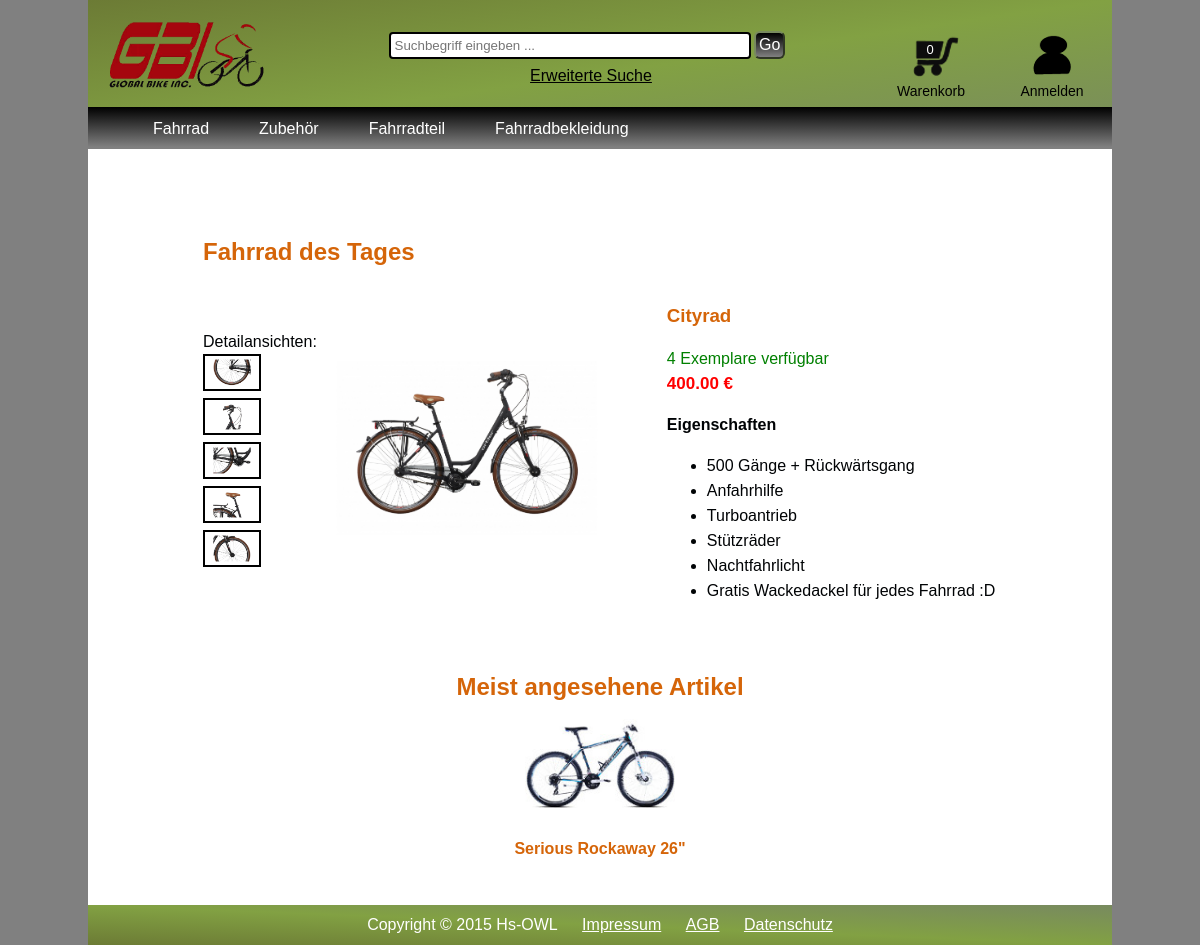
The page / on the database its author committed.
### tables this page shows
CREATE TABLE `produktkategorie` (
  `PTId` int(11) NOT NULL AUTO_INCREMENT,
  `Bezeichnung` varchar(50) DEFAULT NULL,
  PRIMARY KEY (`PTId`)
);

CREATE TABLE `produkte` (
  `PId` int(11) NOT NULL,
  `Artikel des Tages` enum('ja','nein') DEFAULT NULL,
  `Beschreibung` text,
  `bauart` int(11) DEFAULT NULL,
  `Preis` float(6,2) DEFAULT NULL,
  `Stand` datetime DEFAULT NULL,
  `Farbe` varchar(20) DEFAULT NULL,
  `Bezeichnung` varchar(50) DEFAULT NULL,
  `Verfuegbare Menge` int(11) DEFAULT NULL,
  `Menge Besuche` int(11) DEFAULT NULL,
  `geloescht` enum('ja','nein') DEFAULT NULL,
  `produktkategorie` int(11) DEFAULT NULL,
  `preis_alt` float(5,2) DEFAULT NULL,
  `groesse` tinyint(3) DEFAULT NULL,
  `bauvariante` enum('Herrenrad','Damenrad') DEFAULT NULL,
  `marke` varchar(50) DEFAULT NULL,
  `Eigenschaften` text,
  PRIMARY KEY (`PId`),
  KEY `bauart` (`bauart`),
  KEY `produktkategorie` (`produktkategorie`),
  CONSTRAINT `produkte_ibfk_1` FOREIGN KEY (`bauart`) REFERENCES `bauart` (`BId`),
  CONSTRAINT `produkte_ibfk_2` FOREIGN KEY (`produktkategorie`) REFERENCES `produktkategorie` (`PTId`)
);

CREATE TABLE `produktbilder` (
  `BId` int(11) NOT NULL AUTO_INCREMENT,
  `Art` enum('Liste','Produktbild','Detail') DEFAULT NULL,
  `Pfad` text,
  `PId` int(11) DEFAULT NULL,
  `geloescht` enum('nein','ja') DEFAULT 'nein',
  PRIMARY KEY (`BId`),
  KEY `PId` (`PId`),
  CONSTRAINT `produktbilder_ibfk_1` FOREIGN KEY (`PId`) REFERENCES `produkte` (`PId`)
);

CREATE TABLE `bauart` (
  `BId` int(11) NOT NULL AUTO_INCREMENT,
  `Bezeichnung` varchar(50) DEFAULT NULL,
  PRIMARY KEY (`BId`)
);

### Classes/warenkorb.php.inc (called while the page is built, shortened)
<?php
include_once 'Classes/artikel.php.inc';
include_once 'Classes/ArtikelDetails.php.inc';
include_once 'Classes/meldungsfenster.php.inc';
class warenkorb extends EingabeCheckGrundlegend{
 	public function menge_im_warenkorb(){
 		$menge = 0;
 		for( $i = 0; $i < count($_SESSION["Warenkorb"]); $i++){
 			$w = $_SESSION["Warenkorb"];
 			$y = $w[$i];
 			$menge += $y->get_menge();
 		}
 		return $menge;
 	 }
}
?>

### config.php.inc (called while the page is built, shortened)
<?php
	$benutzername = 'root';
	$passwort = 'Dagobert';
	$datenbank = 'webshop';
	$server = '127.0.0.1';

### Classes/datenbank.php.inc (called while the page is built, shortened)
<?php
	function datenbank_verbindung_aufbauen()
	{
		global $zugriffsmodul;
		global $benutzername;
		global $passwort;
		global $server;
		global $datenbank;
		$con = new Datenbank ($zugriffsmodul, $server, $benutzername, $passwort, $datenbank);
		return $con;
	}
	class Datenbank
	{
		private $db_session;
		private $benutzername;
		private $passwort;
		private $server;
		private $datenbank;
		function __construct ($zugriffsmodul, $server, $benutzername, $passwort, $datenbank )
		{
			$this->db_session = "";
			$this->benutzername = $benutzername;
			$this->passwort = $passwort;
			$this->server = $server;
			$this->datenbank = $datenbank;
		}
		public function db_connect()
		{
			$con = new mysqli( $this->server, $this->benutzername, $this->passwort, $this->datenbank );
			$con->set_charset("utf8");
			$this->db_session = $con;
			return $con;
		}
		public function db_real_escape_string ($string)
		{
			$new_value = $this->db_session->real_escape_string ( $string );
			return $new_value;
		}
		public function db_query( $anweisung )
		{
			$this->query_result = $this->db_session->query ( $anweisung );
			return $this->query_result;
		}
		public function db_fetch_object($result)
		{
			$result = $result->fetch_object();
			return $result;
		}
		public function db_fetch_array($result)
		{
			$result =  $result->fetch_array();
			return $result;
		}
	}
?>

### Classes/navigation.php.inc (called while the page is built, shortened)
<?php
class Navigation extends  Artikelauflistung{
	public function erstelle_array_kategorien(){
		$db = datenbank_verbindung_aufbauen();
		$query = "select PTId, Bezeichnung from produktkategorie";
		$result = $db->db_query($query);
		$kategorien = array();
		$i = 0;
		while($werte = $db->db_fetch_object($result)){
			$kategorien[$i] = $werte;
			$i++;
		}
		return  $kategorien;
	}
	public function erstelle_array_bauart(){
		$db = datenbank_verbindung_aufbauen();
		$query = "select BId, Bezeichnung from bauart";
		$result = $db->db_query($query);
		$bauarten = array();
		$i = 0;
		while($werte = $db->db_fetch_object($result)){
			$bauarten[$i] = $werte;
			$i++;
		}
		return  $bauarten;
	}
}
?>

### Classes/artikel.php.inc (called while the page is built, shortened)
<?php
	class Artikelauflistung{
?>
<?php
		protected function anfangszeilenSQLQuery(){
			$query = "
						select
							distinct p.Bezeichnung bezeichnung,
							b.Bezeichnung kategorie,
							`Verfuegbare Menge` exemplare,
							Preis preis,
							preis_alt,
							sterne1,
							sterne2,
							sterne3,
							sterne4,
							sterne5,
							p.PId,
							pb.Pfad bild
						from
							produkte p
								left join bauart b on (b.BId = p.bauart)
								left join produktkategorie pk on (pk.PTId = p.produktkategorie)
								left join ( select count(*) sterne1, PId from kommentare where bewertung = '1' and geloescht = 'nein' group by PId ) s1 using (PId)
								left join ( select count(*) sterne2, PId from kommentare where bewertung = '2' and geloescht = 'nein' group by PId ) s2 using (PId)
								left join ( select count(*) sterne3, PId from kommentare where bewertung = '3' and geloescht = 'nein' group by PId ) s3 using (PId)
								left join ( select count(*) sterne4, PId from kommentare where bewertung = '4' and geloescht = 'nein' group by PId ) s4 using (PId)
								left join ( select count(*) sterne5, PId from kommentare where bewertung = '5' and geloescht = 'nein' group by PId ) s5 using (PId)
								left join produktbilder pb using (PId)
						where
							(pb.Art = 'Liste' or pb.Art is null)
				";
			return $query;
		}
	}
?>

### Classes/ArtikelDesTages.php.inc (called while the page is built, shortened)
<?php
class ArtikelDesTages extends ArtikelDetails {
	public function ArtikelDesTagesPIdSuchen(){
		$db = datenbank_verbindung_aufbauen();
		$query = "select PId
		from
		produkte
		where `Artikel des Tages` = 'ja' ";
		$result = $db->db_query($query);
		$werte = "";
		while ($db_werte = $db->db_fetch_object($result)){
		$werte = $db_werte->PId;
		}
		return $werte;
	}
}
?>

### Classes/ArtikelDetails.php.inc (called while the page is built, shortened)
<?php
class ArtikelDetails extends  Artikelauflistung{
	public function beschreibungAnzeigen($pid){
		$db = datenbank_verbindung_aufbauen();
		$pid=$db->db_real_escape_string($pid);
		$query = "select
					 Beschreibung, `Verfuegbare Menge` as Menge, Preis, bauart.Bezeichnung as bauart, produkte.Bezeichnung as Bezeichnung
				from
					produkte
					left join bauart ON (produkte.bauart = bauart.BId)
				where pid = '$pid' ";
		$result = $db->db_query($query);
		$werte = "";
		while ($db_werte = $db->db_fetch_object($result)){
			$werte = $db_werte;
		}
		return $werte;
	}
	public function produktbildAnzeigen($pid){
		$db = datenbank_verbindung_aufbauen();
		$pid=$db->db_real_escape_string($pid);
		$query = "select
		Pfad
		from
		produktbilder
		where pid = '$pid' AND geloescht = 'nein' ANd Art = 'Produktbild'  ";
		$result = $db->db_query($query);
		$wert = "";
		while ($db_wert = $db->db_fetch_object($result)){
		$wert = $db_wert->Pfad;
	}
		return $wert;
	}
	public function DetailbilderAnzeigen($pid){
		$db = datenbank_verbindung_aufbauen();
		$pid=$db->db_real_escape_string($pid);
		$query = "select
		Pfad
		from
		produktbilder
		where pid = '$pid' AND geloescht = 'nein' ANd Art = 'Detail'  ";
		$result = $db->db_query($query);
		$werte = array();
		$i= 0;
		while ($db_werte = $db->db_fetch_object($result)){
			$werte[$i] = $db_werte->Pfad;
			$i ++;
		}
		return $werte;
	}
	public function EigenschaftenAnzeigen($pid){
		$db = datenbank_verbindung_aufbauen();
		$pid=$db->db_real_escape_string($pid);
		$query = "select
		Eigenschaften
		from
		produkte
		where pid = '$pid'";
		$result = $db->db_query($query);
		$werte = array();
		while ($db_werte = $db->db_fetch_array($result)){
			$eigenschaften = $db_werte[0];
			$werte = explode (";",$eigenschaften);
		}
		return $werte;
	}
}
?>

### Classes/MeistAngeseheneArtikel.php.inc (called while the page is built, shortened)
<?php
class MeistAngeseheneArtikel {
	public function MeistAngeseheneArtikelAnzeigen () {
		$db = datenbank_verbindung_aufbauen();
		$query = "select
					 Bezeichnung, Pfad, produkte.PId as PId
				from
					produkte
					left join produktbilder ON (produkte.PId = produktbilder.PId)
				where produktbilder.Art ='Liste' AND (`Artikel des Tages`!= 'ja' OR `Artikel des Tages` is NULL)
				order by `Menge Besuche` DESC
				limit 0,4";
		$result = $db->db_query($query);
		$werte = array();
		$i= 0;
		while ($db_werte = $db->db_fetch_object($result)){
			$werte[$i] = $db_werte;
			$i ++;
		}
		return $werte;
	}
}
?>

### index.php (the view, shortened to what this page needs)
<!DOCTYPE html>
<html lang="de">
<head>
<link rel="stylesheet" href="Styles/style.css" type="text/css" />
<link rel="stylesheet" href="Styles/lightbox.css">
</head>
<body class="body">
	<?php
	include_once 'Classes/warenkorb.php.inc';
	include_once './Classes/meldungsfenster.php.inc';
	include_once './Classes/datenbank.php.inc';
	include_once 'Classes/artikel.php.inc';
	include_once 'Classes/navigation.php.inc';
	?>
	<div id="SearchLeisteMobile">
	</div>
	<header class="mainHeader">
		<div class="HeaderContent">
			<div class="TableRow">
				<div class="logoCell">
					<a href="./"> <img src="Images/Design/Logo/fahrrad.png"
						alt="Starseite" class="logo" /></a>
				</div>
				<div class="searchCell">
            	<?php include_once 'Pages/suche_header.php.inc'; ?>
            </div>
				<div class="warenkorbCell">
            <?php
												$warenkorb1 = new warenkorb ();
												echo '<span class="warenkorbCellMengeHeader" >'.$warenkorb1->menge_im_warenkorb ().'</span>';
												?>
<div id="Warenkorb_Beschriftung">Warenkorb</div>
				</div>
				<div class="accountCell"
					onclick="if(document.getElementById('popupRegistrierung').style.visibility == 'visible') document.getElementById('popupRegistrierung').style.visibility = '';">
                <?php
																if (! (isset ( $_SESSION ['angemeldet'] ))) {
																	echo "<div id=\"Text_Anmeldung\">Anmelden</div>";
																}
else {
																	echo "<div id=\"Text_Anmeldung\">Mein Konto</div>";
																	include_once 'Pages/popupProfilVerwalten.php.inc';
																}
																?>
            </div>
			</div>
		</div>
		<nav class="nav">
			<ul class="navigation">
        	<?php
									$navi = new Navigation ();
									$arr_kategorie = $navi->erstelle_array_kategorien ();
									for($i = 0; $i < count ( $arr_kategorie ); $i ++) {
										$kategorie = $arr_kategorie [$i];
										if ($i != 0) {
											echo '<li><a href="./?page=uebersicht&PTId=' . htmlspecialchars ( $kategorie->PTId, ENT_QUOTES, 'UTF-8' ) . '">' . htmlspecialchars ( $kategorie->Bezeichnung, ENT_QUOTES, 'UTF-8' ) . '</a></li>';
										} else {
											echo '<li><a href="./?page=#">' . htmlspecialchars ( $kategorie->Bezeichnung, ENT_QUOTES, 'UTF-8' ) . '</a>';
										}
									}
									?>
        </ul>
		</nav>
    </header>
	<div class="mainContent">
		<div class="content">
			<?php
			include "./Funktions/PHP/set_page.php.inc";
			?>
        </div>
	</div>
	<footer class="mainFooter">
		<ul>
			<li>Copyright &copy; 2015 Hs-OWL</li>
			<li><a href="./?page=impressum">Impressum</a></li>
			<li><a href="./?page=agb">AGB</a></li>
			<li><a href="./?page=datenschutz">Datenschutz</a></li>
		</ul>
	</footer>
</body>
</html>

### Pages/startseite.php.inc (shortened to what this page needs)
<?php
include_once 'Classes/ArtikelDesTages.php.inc';
include_once 'Classes/MeistAngeseheneArtikel.php.inc';
$artikelDesTages = new ArtikelDesTages();
$meistAngesheneArtikel = new MeistAngeseheneArtikel();
$ArtikelDesTagesPId= $artikelDesTages->ArtikelDesTagesPIdSuchen();
?>
<div class = "startseite">
<article class="detailContent">
    <header>
        <h2>Fahrrad des Tages</h2>
    </header>
    <content>
    <div class="detailLeft">
    	Detailansichten:
    		<div class="detailCell">
    		<?php
    		foreach ($artikelDesTages->DetailbilderAnzeigen($ArtikelDesTagesPId) AS $PfadDetailbild) {
    			echo '<a href= "'.$PfadDetailbild.'"  data-lightbox="Produktbilder"> <img src="'.$PfadDetailbild.'" alt="Detail" class="BildMustermodellMinatur" /> </a>';
    		}
    		?>
    		</div>
    </div>
    	<div class= "detailMiddle">
    	<img src="
    		<?php
    		echo $artikelDesTages->produktbildAnzeigen($ArtikelDesTagesPId);
    		?>" alt="
    		<?php
    		$artikel = $artikelDesTages->beschreibungAnzeigen($ArtikelDesTagesPId);
    		echo htmlspecialchars($artikel->Bezeichnung,ENT_QUOTES,'UTF-8');
    		?>
    		" class="BildMustermodell" />
    		</div>
    	<div class="detailContentText">
    		<?php
					$artikel = $artikelDesTages->beschreibungAnzeigen($ArtikelDesTagesPId);
					echo  '<span id="bauart" > <h3><a href="#" title="'.htmlspecialchars($artikel->bauart,ENT_QUOTES,'UTF-8').'">'.htmlspecialchars($artikel->bauart,ENT_QUOTES,'UTF-8').'</a> </h3> </span>'
					?>
    		<div class="menge_exemplare_gruen">
    			<?php
					$artikel = $artikelDesTages->beschreibungAnzeigen($ArtikelDesTagesPId);
					echo '<span id="exemplare_auf_lager" >'.htmlspecialchars($artikel->Menge,ENT_QUOTES,'UTF-8').'</span> Exemplare verfügbar';
				?>
    		</div>
    		<div class="listeneintrag_auflistung_preis" >
    			<?php
					$artikel = $artikelDesTages->beschreibungAnzeigen($ArtikelDesTagesPId);
					echo '<span id="preis" >'.htmlspecialchars($artikel->Preis,ENT_QUOTES,'UTF-8').'</span> €';
					?>
    		</div>
	        <?php
	        $eigenschaften = $artikelDesTages ->EigenschaftenAnzeigen($ArtikelDesTagesPId) ;
	        if (count($eigenschaften)>0) {
	        	if (count($eigenschaften)==1 && $eigenschaften[0]=="") {
	        	}else {
	        	echo '<p><strong>Eigenschaften</strong></p>
        				<ul type="disc">';
	        	foreach ($eigenschaften as $eigenschaft){
	        		echo '<li>'.htmlspecialchars($eigenschaft,ENT_QUOTES,'UTF-8').'</li>';
	        	}
	        	echo '</ul>';
	        	}
	        }
	        ?>
    	</div>
    </content>
</article>
<article class="bottomContent">
    <header>
        <h2>Meist angesehene Artikel</h2>
    </header>
    <content>
    <div class="BottomContentContainer">
    	<div class="BottomContentTableRow">
    		<?php
    		foreach ($meistAngesheneArtikel->MeistAngeseheneArtikelAnzeigen() as $angeseheneArtikel){
    			$pfad = $angeseheneArtikel->Pfad;
    			$bezeichnung = htmlspecialchars($angeseheneArtikel->Bezeichnung,ENT_QUOTES,'UTF-8');
    			$pid= $angeseheneArtikel->PId;
    			echo '<div class="articleCell"><a href="./?page=produkt&pid='.$pid.'" title="'.$bezeichnung.'"><img src="'.$pfad.'" alt="'.$bezeichnung.'" class="BildMustermodellKlein" </a>
        		<h4><a href="./?page=produkt&pid='.$pid.'" title="'.$bezeichnung.'">'.$bezeichnung.'</a></h4></div>';
    		}
    		?>
        </div>
    </content>
</article>
</div>

### rows shown on the page
produktkategorie: Bezeichnung "Fahrrad"
produktkategorie: Bezeichnung "Zubehör"
produktkategorie: Bezeichnung "Fahrradteil"
produktkategorie: Bezeichnung "Fahrradbekleidung"
produkte: PId.Pfad (picture), bauart.Bezeichnung "Cityrad", Verfuegbare Menge "4", Preis "400.00"
produktbilder: Pfad (picture), PId.Bezeichnung "Serious Rockaway 26\""

### other values the page prints
$warenkorb1->menge_im_warenkorb () "0"
$eigenschaft "500 Gänge + Rückwärtsgang"
$eigenschaft "Anfahrhilfe"
$eigenschaft "Turboantrieb"
$eigenschaft "Stützräder"
$eigenschaft "Nachtfahrlicht"
$eigenschaft "Gratis Wackedackel für jedes Fahrrad :D"
